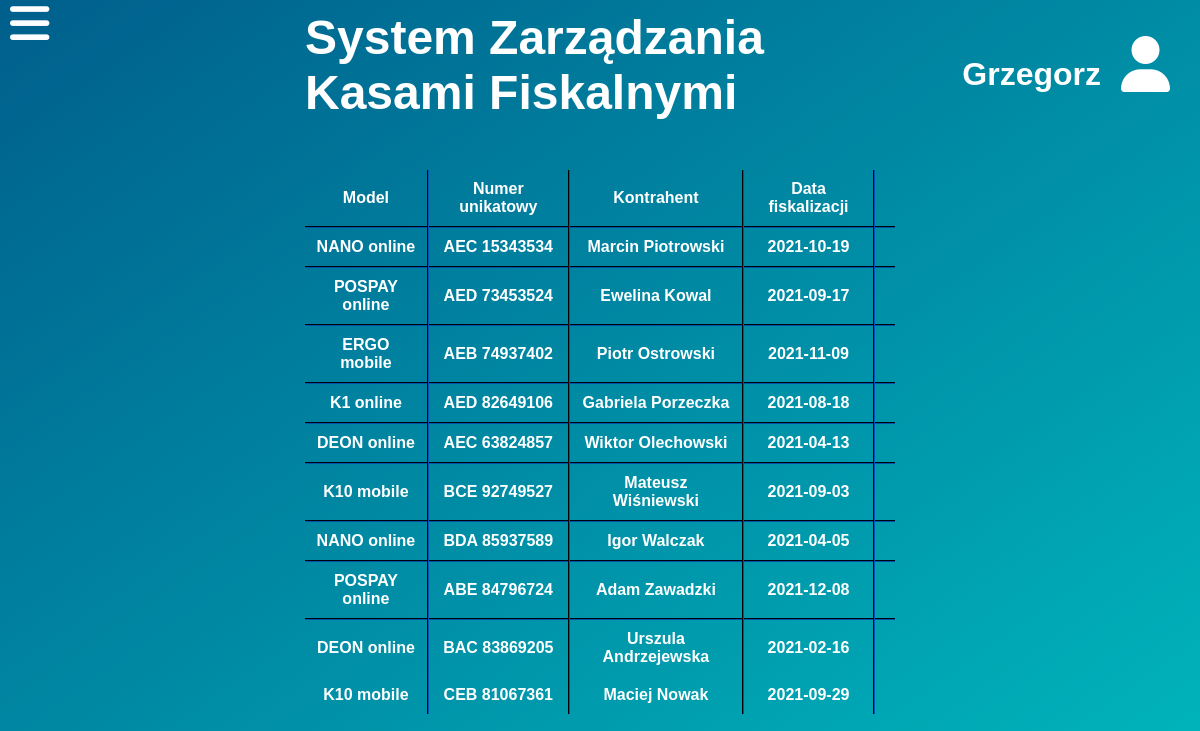
/listaKasFiskalnych.php (signed in), run on the app's committed database.
### tables this page shows
CREATE TABLE `kasy` (
  `id` int(2) NOT NULL,
  `data_fisk` date NOT NULL,
  `kontrahent` int(2) NOT NULL,
  `nip` varchar(13) NOT NULL,
  `telefon` int(9) NOT NULL,
  `nr_unikatowy` varchar(12) NOT NULL,
  `model` varchar(20) NOT NULL
);

CREATE TABLE `klienci` (
  `id` int(2) NOT NULL,
  `nip` varchar(13) NOT NULL,
  `nazwa` varchar(20) NOT NULL,
  `adres` varchar(15) NOT NULL,
  `miejscowosc` varchar(25) NOT NULL,
  `telefon` int(9) NOT NULL,
  `email` varchar(20) NOT NULL
);

### listaKasFiskalnych.php (the view, shortened to what this page needs)
<?php
$host = "localhost";
$name = "root";
$pass = "";
$dbname = "projekt";
$conn = mysqli_connect($host, $name, $pass, $dbname);
?>
<!DOCTYPE html>
<html lang="pl">
<head>
    <link rel="stylesheet" href="CSS/style-menu.css">
    <link rel="stylesheet" href="CSS/style-strona.css">
</head>
<body class="menu-preload">
    <div id='main'>
        <div id="heading-user">
            <div id="heading">
                <h1>System Zarządzania Kasami Fiskalnymi</h1>
            </div>
            <div id='logged-user'>
            <?php echo $_SESSION['imie'];?><span id="logged-user-icon"><i class="fas fa-user" onClick="managePopupWindow()"></i></span>
            </div>
        </div>
        <div class='content'>
            <table class='dane_bazadanych'>
                <tr>
                    <th>Model</th>
                    <th>Numer unikatowy</th>
                    <th>Kontrahent</th>
                    <th>Data fiskalizacji</th>
                    <th></th>
                </tr>
            <?php
                if(mysqli_connect_errno()) echo "Problemy techniczne, proszę spróbować później.";
                else{
                    $kwerenda = "SELECT * FROM kasy, klienci WHERE kasy.kontrahent=klienci.id";
                    if($wynik=mysqli_query($conn, $kwerenda)){
                    while($row=mysqli_fetch_array($wynik)){
                        echo '<tr><td>'.$row['model'].'</td><td>'.$row['nr_unikatowy'].'</td><td>'.$row['nazwa'].'</td><td>'.$row['data_fisk'].'</td><td>';
                    }
                }
                }
            ?>
            </table>
        </div>
        <div>
            <label for="menu-checkbox" id="menu-checkbox2">
                <i class="fas fa-bars"></i>
            </label>
        </div>
    </div>
</body>
</html>

### CSS/style-menu.css (style rules this page uses)
#menu-checkbox2 { position: fixed; font-size: 45px; left: 10px; top: -1px; z-index: 1; }
#menu-checkbox:not(:checked) ~ #menu-checkbox2 i { transition: 0.5s ease; }

### CSS/style-strona.css (style rules this page uses)
:root { --section-gradient-1: #005f8c ; --section-gradient-2: #00b9be ; --sidebar-bg-clr: #002b59; }
* { margin: 0; padding: 0; color: white; font-family: 'Rubik', sans-serif; font-weight: 600; }
html, body { min-height: 100%; margin: 5px; background: linear-gradient(to bottom right, var(--section-gradient-1), var(--section-gradient-2)); background-attachment: fixed; background-repeat: no-repeat; }
#heading-user { display: grid; grid-template-columns: 1fr 2fr 1fr; margin-bottom: 50px; }
#heading { font-size: 1.5rem; grid-column-start: 2; justify-self: center; align-self: center; }
#logged-user { justify-self: end; align-self: center; font-size: 2rem; }
#logged-user-icon { margin-right: 20px; padding-left: 20px; font-size: 3.5rem; }
.content { display: grid; grid-template-columns: 1fr 2fr 1fr; }
.dane_bazadanych { grid-column-start: 2; justify-self: stretch; align-self: center; border-collapse: collapse; }
.dane_bazadanych td,th { padding: 10px; text-align: center; }
.dane_bazadanych tr:not(:last-child) { border-bottom: 2px #002b59 groove; }
.dane_bazadanych td:not(:last-child), .dane_bazadanych th:not(:last-child) { border-right: 2px #002b59 groove; }
.dane_bazadanych tr:nth-last-child(2) { border-bottom: hidden; }

### data on the page
kasy: model "NANO online", nr_unikatowy "AEC 15343534", kontrahent.nazwa "Marcin Piotrowski", data_fisk "2021-10-19"
kasy: model "POSPAY online", nr_unikatowy "AED 73453524", kontrahent.nazwa "Ewelina Kowal", data_fisk "2021-09-17"
kasy: model "ERGO mobile", nr_unikatowy "AEB 74937402", kontrahent.nazwa "Piotr Ostrowski", data_fisk "2021-11-09"
kasy: model "K1 online", nr_unikatowy "AED 82649106", kontrahent.nazwa "Gabriela Porzeczka", data_fisk "2021-08-18"
kasy: model "DEON online", nr_unikatowy "AEC 63824857", kontrahent.nazwa "Wiktor Olechowski", data_fisk "2021-04-13"
kasy: model "K10 mobile", nr_unikatowy "BCE 92749527", kontrahent.nazwa "Mateusz Wiśniewski", data_fisk "2021-09-03"
kasy: model "NANO online", nr_unikatowy "BDA 85937589", kontrahent.nazwa "Igor Walczak", data_fisk "2021-04-05"
kasy: model "POSPAY online", nr_unikatowy "ABE 84796724", kontrahent.nazwa "Adam Zawadzki", data_fisk "2021-12-08"
kasy: model "DEON online", nr_unikatowy "BAC 83869205", kontrahent.nazwa "Urszula Andrzejewska", data_fisk "2021-02-16"
kasy: model "K10 mobile", nr_unikatowy "CEB 81067361", kontrahent.nazwa "Maciej Nowak", data_fisk "2021-09-29"

### other printed values
$_SESSION['imie'] "Grzegorz"
